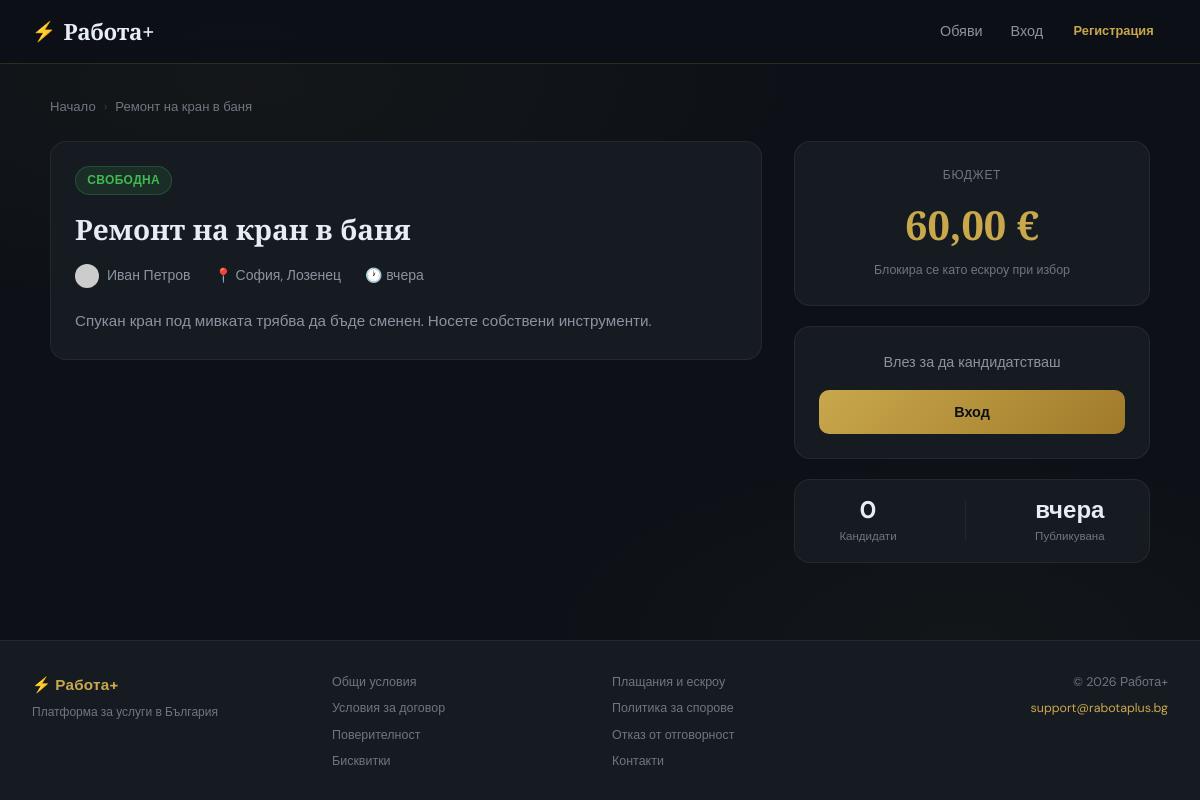
Page /listings/view.php?id=2 on the committed database.
### tables this page shows
CREATE TABLE listings (
    id INT AUTO_INCREMENT PRIMARY KEY,
    employer_id INT NOT NULL,
    title VARCHAR(200) NOT NULL,
    description TEXT NOT NULL,
    budget DECIMAL(10,2) NOT NULL,
    city VARCHAR(100) DEFAULT NULL,
    neighborhood VARCHAR(100) DEFAULT NULL,
    status ENUM('open','closed','cancelled') DEFAULT 'open',
    selected_applicant_id INT DEFAULT NULL,
    created_at DATETIME DEFAULT CURRENT_TIMESTAMP,
    invoice_number VARCHAR(50) DEFAULT NULL,
    FOREIGN KEY (employer_id) REFERENCES users(id) ON DELETE CASCADE,
    FOREIGN KEY (selected_applicant_id) REFERENCES users(id) ON DELETE SET NULL
);

CREATE TABLE users (
    id INT AUTO_INCREMENT PRIMARY KEY,
    name VARCHAR(100) NOT NULL,
    email VARCHAR(150) UNIQUE NOT NULL,
    password VARCHAR(255) NOT NULL,
    avatar VARCHAR(255) DEFAULT NULL,
    bio TEXT DEFAULT NULL,
    city VARCHAR(100) DEFAULT NULL,
    neighborhood VARCHAR(100) DEFAULT NULL,
    balance DECIMAL(10,2) DEFAULT 0.00,
    role ENUM('user','admin') DEFAULT 'user',
    created_at DATETIME DEFAULT CURRENT_TIMESTAMP
);

### includes/functions.php (called while the page is built, shortened)
<?php
require_once __DIR__ . '/../config/db.php';
function auth(): ?array {
    if (!isset($_SESSION['user_id'])) return null;
    static $user = null;
    return $user;
}
function url(string $path = ''): string {
    return BASE_URL . '/' . ltrim($path, '/');
}
function h(mixed $s): string {
    return htmlspecialchars((string)($s ?? ''), ENT_QUOTES, 'UTF-8');
}
function timeAgo(string $datetime): string {
    $ts   = strtotime($datetime);
    $diff = time() - $ts;
    if ($diff < 172800) return 'вчера';
    return date('d.m.Y', $ts);
}
function formatMoney(float $amount): string {
    return number_format($amount, 2, ',', ' ') . ' €';
}
function avatarUrl(?string $avatar, string $name): string {
    return 'https://ui-avatars.com/api/?name=' . urlencode($name)
         . '&background=C9A84C&color=1a1a2e&bold=true&size=128&font-size=0.5';
}

### config/db.php (called while the page is built, shortened)
<?php
function db(): PDO {
    static $pdo = null;
    if ($pdo === null) {
        try {
            $pdo = new PDO(
                'mysql:host=' . DB_HOST . ';dbname=' . DB_NAME . ';charset=utf8mb4',
                DB_USER,
                DB_PASS,
                [
                    PDO::ATTR_ERRMODE => PDO::ERRMODE_EXCEPTION,
                    PDO::ATTR_DEFAULT_FETCH_MODE => PDO::FETCH_ASSOC,
                    PDO::ATTR_EMULATE_PREPARES => false,
                ]
            );
            $tz = date('P');
            $pdo->exec("SET time_zone = '$tz'");
            $pdo->exec("SET NAMES utf8mb4");
        } catch (PDOException $e) {
            die('<div style="padding:20px;font-family:sans-serif;color:red;">Грешка при свързване с базата данни: ' . htmlspecialchars($e->getMessage()) . '</div>');
        }
    }
    return $pdo;
}

### listings/view.php (the view, shortened to what this page needs)
<?php
require_once __DIR__ . '/../includes/functions.php';
$user = auth();
$id   = (int)($_GET['id'] ?? 0);
$st = db()->prepare('SELECT l.*, u.name AS emp_name, u.avatar AS emp_avatar, u.city AS emp_city
    FROM listings l JOIN users u ON l.employer_id = u.id WHERE l.id = ?');
$st->execute([$id]);
$listing = $st->fetch();
$isEmployer = $user && $user['id'] === $listing['employer_id'];
$st->execute([$id]);
$listing = $st->fetch();
$applications = [];
$myApplication = null;
require_once __DIR__ . '/../includes/header.php';
?>
<div class="container-wide fade-in">
<div class="breadcrumb">
    <a href="<?= url('index.php') ?>">Начало</a>
    <span class="breadcrumb-sep">›</span>
    <span><?= h(mb_strimwidth($listing['title'], 0, 50, '...', 'UTF-8')) ?></span>
</div>
<div class="listing-detail-grid">
<div class="flex-col">
    <div class="card">
        <div class="card-body">
            <div class="flex-between mb-2">
                <?php $smap=['open'=>'pill-open','closed'=>'pill-closed','cancelled'=>'pill-closed'];
                      $slbl=['open'=>'Свободна','closed'=>'Затворена','cancelled'=>'Отменена']; ?>
                <span class="pill <?= $smap[$listing['status']] ?>"><?= $slbl[$listing['status']] ?></span>
            </div>
            <h1 style="font-size:1.75rem;margin-bottom:1rem;"><?= h($listing['title']) ?></h1>
            <div style="display:flex;gap:1.5rem;flex-wrap:wrap;margin-bottom:1.25rem;font-size:0.875rem;color:var(--text-muted);">
                <span style="display:flex;align-items:center;gap:0.5rem;">
                    <img src="<?= avatarUrl($listing['emp_avatar'], $listing['emp_name']) ?>" style="width:24px;height:24px;border-radius:50%;">
                    <?= h($listing['emp_name']) ?>
                </span>
                <?php if ($listing['city']): ?><span>📍 <?= h($listing['city']) ?><?= $listing['neighborhood'] ? ', '.h($listing['neighborhood']) : '' ?></span><?php endif; ?>
                <span>🕐 <span class="time-ago-live" data-created="<?= h($listing['created_at']) ?>"><?= timeAgo($listing['created_at']) ?></span></span>
            </div>
            <div style="font-size:0.95rem;line-height:1.8;color:var(--text-muted);white-space:pre-line;"><?= h($listing['description']) ?></div>
        </div>
    </div>
</div>
<div style="display:flex;flex-direction:column;gap:1.25rem;position:sticky;top:80px;">
    <div class="card">
        <div class="card-body" style="text-align:center;">
            <div style="font-size:0.75rem;text-transform:uppercase;letter-spacing:0.06em;color:var(--text-dim);margin-bottom:0.5rem;">Бюджет</div>
            <div style="font-family:'Playfair Display',serif;font-size:2.5rem;font-weight:700;color:var(--gold);"><?= formatMoney($listing['budget']) ?></div>
            <div style="font-size:0.78rem;color:var(--text-dim);margin-top:0.25rem;">Блокира се като ескроу при избор</div>
        </div>
    </div>
    <?php if ($user && !$isEmployer && !$myApplication && $listing['status']==='open'): ?>
    <div class="card" style="border-color:rgba(201,168,76,0.3);">
        <div class="card-header"><h3 style="font-size:1rem;font-family:'DM Sans',sans-serif;">Кандидатствай</h3></div>
        <div class="card-body">
            <form method="post" style="display:flex;flex-direction:column;gap:1rem;">
                <input type="hidden" name="csrf" value="<?= csrf() ?>">
                <input type="hidden" name="action" value="apply">
                <div class="form-group">
                    <label class="form-label">Съобщение (по желание)</label>
                    <textarea name="cover_message" class="form-control" rows="3" placeholder="Представи се..."></textarea>
                </div>
                <button type="submit" class="btn btn-primary w-full">Изпрати кандидатура</button>
                <p style="font-size:0.78rem;color:var(--text-dim);text-align:center;">Автоматично се открива чат с работодателя</p>
            </form>
        </div>
    </div>
    <?php elseif (!$user): ?>
    <div class="card"><div class="card-body" style="text-align:center;">
        <p style="color:var(--text-muted);font-size:0.9rem;margin-bottom:1rem;">Влез за да кандидатстваш</p>
        <a href="<?= url('auth/login.php') ?>" class="btn btn-primary w-full">Вход</a>
    </div></div>
    <?php elseif ($listing['status']!=='open'): ?>
    <div class="card"><div class="card-body" style="text-align:center;color:var(--text-muted);">Обявата е затворена</div></div>
    <?php endif; ?>
    <div style="padding:1rem;background:var(--navy-2);border:1px solid var(--border-dim);border-radius:var(--radius-lg);">
        <div style="display:flex;justify-content:space-around;align-items:center;gap:0.75rem;text-align:center;">
            <div style="display:flex;flex-direction:column;align-items:center;gap:0.2rem;">
                <div style="font-size:1.5rem;font-weight:700;line-height:1.2;"><?= count($applications) ?></div>
                <div style="font-size:0.72rem;color:var(--text-dim);">Кандидати</div>
            </div>
            <div style="display:flex;flex-direction:column;align-items:center;gap:0.2rem;">
                <div style="font-size:1.5rem;font-weight:700;line-height:1.2;"><span class="time-ago-live" data-created="<?= h($listing['created_at']) ?>"><?= timeAgo($listing['created_at']) ?></span></div>
                <div style="font-size:0.72rem;color:var(--text-dim);">Публикувана</div>
            </div>
        </div>
    </div>
</div>
</div>
</div>
<?php require_once __DIR__ . '/../includes/footer.php'; ?>

### assets/style.css (style rules this page uses)
:root { --navy: #0d1117; --navy-2: #161b22; --navy-3: #21262d; --navy-4: #30363d; --gold: #C9A84C; --gold-light: #e5c96b; --gold-dim: rgba(201,168,76,0.15); --gold-dim2: rgba(201,168,76,0.08); --text: #e6edf3; --text-muted: #8b949e; --text-dim: #6e7681; --success: #3fb950; --danger: #f85149; --warning: #d29922; --info: #58a6ff; --border: rgba(201,168,76,0.18); --border-dim: rgba(255,255,255,0.06); --radius: 10px; --radius-lg: 16px; --shadow: 0 4px 24px rgba(0,0,0,0.4); --shadow-lg: 0 8px 48px rgba(0,0,0,0.5); --transition: 0.2s ease; }
*, *::before, *::after { box-sizing: border-box; margin: 0; padding: 0; }
html { scroll-behavior: smooth; }
body { font-family: 'DM Sans', sans-serif; background: var(--navy); color: var(--text); min-height: 100vh; display: flex; flex-direction: column; font-size: 15px; line-height: 1.6; background-image: radial-gradient(ellipse 80% 50% at 20% 10%, rgba(201,168,76,0.04) 0%, transparent 60%), radial-gradient(ellipse 60% 40% at 80% 80%, rgba(201,168,76,0.03) 0%, transparent 60%); }
h1,h2,h3,h4 { font-family: 'Playfair Display', serif; font-weight: 600; line-height: 1.3; color: var(--text); }
a { color: var(--gold); text-decoration: none; transition: color var(--transition); }
.container-wide { max-width: 1100px; margin: 0 auto; }
.btn { display: inline-flex; align-items: center; justify-content: center; gap: 0.4rem; padding: 0.65rem 1.4rem; border: none; border-radius: var(--radius); font-family: 'DM Sans', sans-serif; font-size: 0.9rem; font-weight: 600; cursor: pointer; transition: all var(--transition); white-space: nowrap; text-decoration: none; }
.btn-primary { background: linear-gradient(135deg, var(--gold), #a07a2a); color: var(--navy); }
.card { background: var(--navy-2); border: 1px solid var(--border-dim); border-radius: var(--radius-lg); overflow: hidden; transition: all var(--transition); }
.card-body { padding: 1.5rem; }
.pill { display: inline-flex; align-items: center; gap: 0.25rem; padding: 0.25rem 0.7rem; border-radius: 20px; font-size: 0.75rem; font-weight: 600; text-transform: uppercase; letter-spacing: 0.03em; }
.pill-open { background: rgba(63,185,80,0.12); color: var(--success); border: 1px solid rgba(63,185,80,0.25); }
.breadcrumb { display: flex; align-items: center; gap: 0.5rem; font-size: 0.82rem; color: var(--text-dim); margin-bottom: 1.5rem; }
.breadcrumb a { color: var(--text-dim); }
.breadcrumb-sep { opacity: 0.4; }
.mb-2 { margin-bottom: 1rem; }
.flex-between { display: flex; align-items: center; justify-content: space-between; }
.flex-col { display: flex; flex-direction: column; gap: 1rem; }
.w-full { width: 100%; }
.fade-in { animation: fadeIn 0.35s ease; }

### listings/view.php (style rules this page uses)
.listing-detail-grid { display:grid; grid-template-columns:2fr 1fr; gap:2rem; align-items:start; }

### rows in the picture
listings: title "Ремонт на кран в баня", status "СВОБОДНА", employer.name "Иван Петров", city "София", neighborhood "Лозенец", created_at "вчера", description "Спукан кран под мивката трябва да бъде сменен. Носете собствени инструменти.", budget "60,00 €"

### other values in the picture
SITE_NAME "Работа+"
count($applications) "0"
